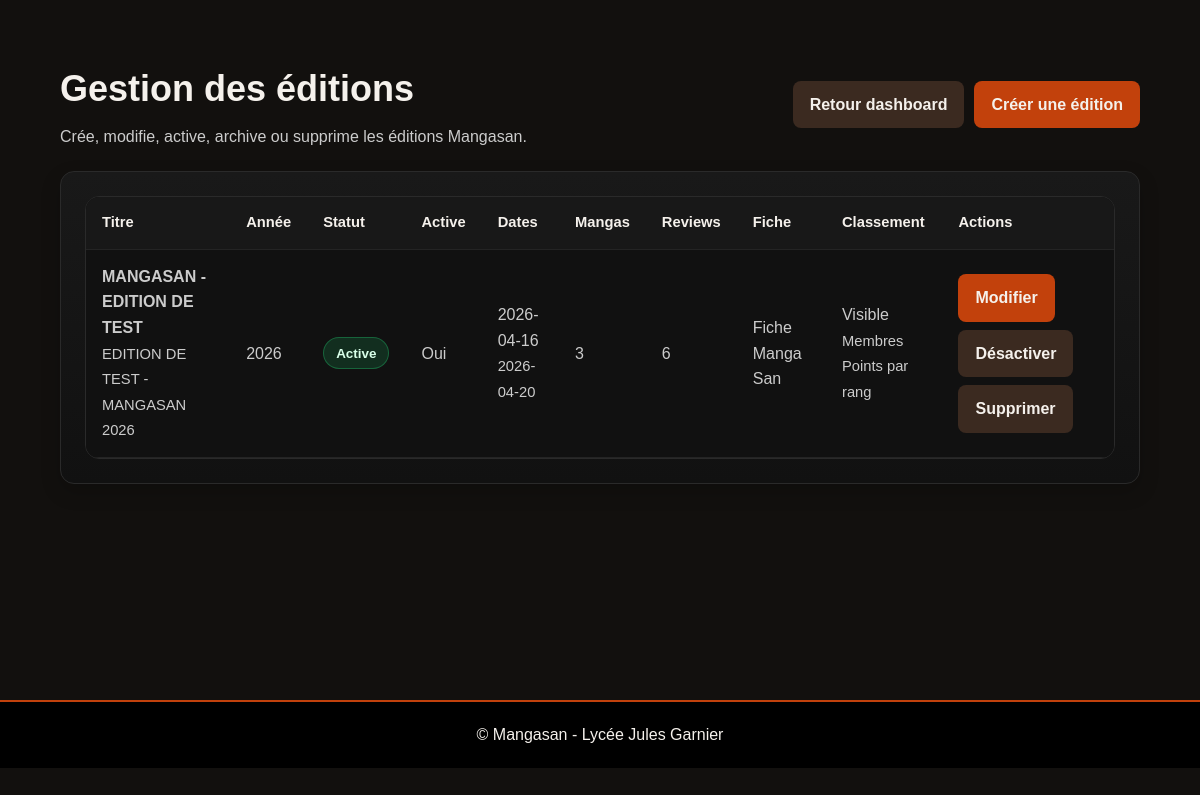
Screenshot of /admin/editions.php (signed in) with the database file from the repository.
### tables this page shows
CREATE TABLE `editions` (
  `id` int(10) UNSIGNED NOT NULL,
  `title` varchar(150) NOT NULL,
  `year` smallint(5) UNSIGNED NOT NULL,
  `description` text DEFAULT NULL,
  `status` enum('draft','active','closed','archived') NOT NULL DEFAULT 'draft',
  `is_active` tinyint(1) NOT NULL DEFAULT 0,
  `general_ranking_visibility` enum('hidden','visible') NOT NULL DEFAULT 'hidden',
  `general_ranking_access` enum('public','members') NOT NULL DEFAULT 'members',
  `ranking_calculation_method` varchar(100) NOT NULL DEFAULT 'average_score',
  `score_max` int(10) UNSIGNED NOT NULL DEFAULT 20,
  `start_date` date DEFAULT NULL,
  `end_date` date DEFAULT NULL,
  `created_at` datetime NOT NULL DEFAULT current_timestamp(),
  `updated_at` datetime NOT NULL DEFAULT current_timestamp() ON UPDATE current_timestamp()
);

### admin/editions.php (the view, shortened to what this page needs)
<?php
require_once __DIR__ . '/../includes/db.php';
function e(?string $value): string
{
    return htmlspecialchars((string) $value, ENT_QUOTES, 'UTF-8');
}
function editionStatusLabel(string $status): string
{
    return match ($status) {
        'draft' => 'Brouillon',
        'active' => 'Active',
        'closed' => 'Clôturée',
        'archived' => 'Archivée',
        default => $status
    };
}
function reviewFormTypeLabel(?string $formType): string
{
    return match ((string) $formType) {
        'mangasan_reading_sheet_v1' => 'Fiche Manga San',
        'classic_score' => 'Fiche avec notes',
        default => (string) ($formType ?? 'classic_score')
    };
}
function rankingMethodLabel(?string $method): string
{
    return match ((string) $method) {
        'rank_points' => 'Points par rang',
        'average', 'average_score' => 'Moyenne des notes',
        default => (string) ($method ?? 'average_score')
    };
}
$stmt = $pdo->query(
    "SELECT
        editions.id,
        editions.title,
        editions.year,
        editions.description,
        editions.status,
        editions.is_active,
        editions.general_ranking_visibility,
        editions.general_ranking_access,
        editions.ranking_calculation_method,
        editions.review_form_type,
        editions.score_max,
        editions.start_date,
        editions.end_date,
        editions.created_at,
        editions.updated_at,
        (
            SELECT COUNT(*)
            FROM edition_mangas
            WHERE edition_mangas.edition_id = editions.id
        ) AS mangas_count,
        (
            SELECT COUNT(*)
            FROM reviews
            WHERE reviews.edition_id = editions.id
        ) AS reviews_count
     FROM editions
     ORDER BY editions.is_active DESC, editions.year DESC, editions.start_date DESC, editions.id DESC"
);
$editions = $stmt->fetchAll();
require_once __DIR__ . '/../includes/header.php';
?>
<main class="admin-dashboard-page">
    <section class="home-section">
        <div class="container">
            <div class="admin-toolbar">
                <div class="admin-page-heading">
                    <h1>Gestion des éditions</h1>
                    <p>Crée, modifie, active, archive ou supprime les éditions Mangasan.</p>
                </div>
                <div class="admin-toolbar-actions">
                    <a href="/mangasan/admin/index.php" class="btn btn-secondary">Retour dashboard</a>
                    <a href="/mangasan/admin/edition_edit.php" class="btn btn-primary">Créer une édition</a>
                </div>
            </div>
            <div class="admin-panel">
                <div class="admin-table-wrapper">
                    <table class="admin-table">
                        <thead>
                            <tr>
                                <th>Titre</th>
                                <th>Année</th>
                                <th>Statut</th>
                                <th>Active</th>
                                <th>Dates</th>
                                <th>Mangas</th>
                                <th>Reviews</th>
                                <th>Fiche</th>
                                <th>Classement</th>
                                <th>Actions</th>
                            </tr>
                        </thead>
                        <tbody>
            <?php foreach ($editions as $edition): ?>
                <tr>
                    <td>
                        <strong><?php echo e($edition['title']); ?></strong>
                        <?php if (!empty($edition['description'])): ?>
                            <br>
                            <span class="admin-cell-muted">
                                <?php echo e(mb_strimwidth((string) $edition['description'], 0, 90, '...')); ?>
                            </span>
                        <?php endif; ?>
                    </td>
                    <td><?php echo e((string) $edition['year']); ?></td>
                    <td>
                        <span class="admin-badge <?php echo $edition['status'] === 'active' ? 'is-visible' : 'is-hidden'; ?>">
                            <?php echo e(editionStatusLabel((string) $edition['status'])); ?>
                        </span>
                    </td>
                    <td>
                        <?php echo (int) $edition['is_active'] === 1 ? 'Oui' : 'Non'; ?>
                    </td>
                    <td>
                        <?php echo e((string) $edition['start_date']); ?>
                        <br>
                        <span class="admin-cell-muted"><?php echo e((string) $edition['end_date']); ?></span>
                    </td>
                    <td><?php echo (int) $edition['mangas_count']; ?></td>
                    <td><?php echo (int) $edition['reviews_count']; ?></td>
                    <td>
                        <?php echo e(reviewFormTypeLabel((string) ($edition['review_form_type'] ?? 'classic_score'))); ?>
                    </td>
                    <td>
                        <?php echo (string) $edition['general_ranking_visibility'] === 'visible' ? 'Visible' : 'Masqué'; ?>
                        <br>
                        <span class="admin-cell-muted">
                            <?php echo (string) $edition['general_ranking_access'] === 'public' ? 'Public' : 'Membres'; ?>
                        </span>
                        <br>
                        <span class="admin-cell-muted">
                            <?php echo e(rankingMethodLabel((string) $edition['ranking_calculation_method'])); ?>
                        </span>
                    </td>
                    <td>
                        <div class="admin-actions-inline">
                            <a href="/mangasan/admin/edition_edit.php?id=<?php echo (int) $edition['id']; ?>" class="btn btn-primary">Modifier</a>
                            <form method="post" action="/mangasan/actions/edition_toggle_active.php">
                                <button type="submit" class="btn btn-secondary">
                                    <?php echo (int) $edition['is_active'] === 1 ? 'Désactiver' : 'Activer'; ?>
                                </button>
                            </form>
                            <form method="post" action="/mangasan/actions/edition_delete.php" onsubmit="return confirm('Supprimer cette édition ? Les liaisons mangas et les reviews liées seront aussi supprimées.');">
                                <button type="submit" class="btn btn-secondary">Supprimer</button>
                            </form>
                        </div>
                    </td>
                </tr>
            <?php endforeach; ?>
                        </tbody>
                    </table>
                </div>
            </div>
        </div>
    </section>
</main>
<?php require_once __DIR__ . '/../includes/footer.php'; ?>

### public/assets/css/style.css (style rules this page uses)
:root { --font-base: Arial, sans-serif; --color-primary: #e50914; --color-primary-hover: #ff1a1a; --color-secondary: #333333; --color-accent: #c1121f; --color-background: #0f0f0f; --color-surface: #111111; --color-surface-soft: #151515; --color-surface-alt: #1a1a1a; --color-border: #2a2a2a; --color-text: #ffffff; --color-text-muted: #cccccc; --color-text-soft: #c8c8c8; --radius-sm: 8px; --radius-md: 14px; --radius-lg: 22px; --container-width: 1200px; --shadow-sm: 0 8px 20px rgba(0, 0, 0, 0.18); --shadow-md: 0 16px 30px rgba(0, 0, 0, 0.28); --shadow-lg: 0 24px 60px rgba(0, 0, 0, 0.42); --transition-fast: 0.2s ease; --transition-base: 0.25s ease; --transition-slow: 0.35s ease; }
* { margin: 0; padding: 0; box-sizing: border-box; }
html { scroll-behavior: smooth; }
body { font-family: var(--font-base); background: var(--color-background); color: var(--color-text); line-height: 1.6; }
a { color: inherit; }
main { min-height: calc(100vh - 140px); }
.container { width: min(90%, var(--container-width)); margin: 0 auto; }
.home-section, .section { padding: 60px 0; }
.btn { display: inline-flex; align-items: center; justify-content: center; min-height: 44px; padding: 10px 16px; border: 1px solid transparent; border-radius: var(--radius-sm); background: var(--color-primary); color: var(--color-text); text-align: center; text-decoration: none; font: inherit; font-weight: 700; cursor: pointer; transition: var(--transition-base); }
.btn.secondary, .btn.btn-secondary { background: var(--color-secondary); }
.btn.primary, .btn.btn-primary { background: var(--color-primary); }

### public/assets/css/admin.css (style rules this page uses)
.admin-panel { padding: 24px; background: linear-gradient(180deg, #191919 0%, #111111 100%); border: 1px solid #2a2a2a; border-radius: var(--radius-md); box-shadow: var(--shadow-sm); }
.admin-toolbar { display: flex; justify-content: space-between; align-items: center; flex-wrap: wrap; gap: 14px; margin-bottom: 22px; }
.admin-toolbar-actions { display: flex; flex-wrap: wrap; gap: 10px; }
.admin-table-wrapper { overflow-x: auto; border: 1px solid #2a2a2a; border-radius: var(--radius-md); }
.admin-table { width: 100%; border-collapse: collapse; min-width: 760px; background: #111111; }
.admin-table th, .admin-table td { padding: 14px 16px; text-align: left; border-bottom: 1px solid #242424; }
.admin-table th { background: #181818; color: var(--color-text); font-size: 0.92rem; }
.admin-table td { color: var(--color-text-muted); }
.admin-page-heading { display: grid; gap: 6px; }
.admin-page-heading h1 { margin: 0; font-size: clamp(2rem, 3vw, 2.8rem); }
.admin-page-heading p { margin: 0; color: var(--color-text-muted); }
.admin-cell-muted { color: var(--color-text-muted); font-size: 0.92rem; }
.admin-actions-inline { display: flex; flex-wrap: wrap; gap: 8px; }
.admin-badge { display: inline-flex; align-items: center; justify-content: center; min-height: 32px; padding: 0 12px; border-radius: 999px; font-size: 0.84rem; font-weight: 700; }
.admin-badge.is-visible { background: rgba(30, 180, 100, 0.18); color: #d9ffe9; border: 1px solid rgba(30, 180, 100, 0.4); }

### rows the page displays
editions: title "MANGASAN - EDITION DE TEST", description "EDITION DE TEST - MANGASAN 2026", year "2026", status "Active", is_active "Oui", start_date "2026-04-16", end_date "2026-04-20", mangas_count "3", reviews_count "6", review_form_type "Fiche Manga San", general_ranking_visibility "Visible", general_ranking_access "Membres", ranking_calculation_method "Points par rang"
